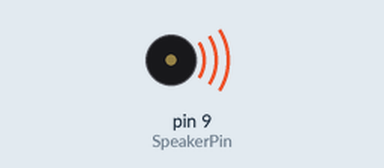
A sketch run on a simulated Arduino Uno, built with avr-gcc and run on an emulated ATmega328P. Parts: buzzer (waves = sounding).

Above: at 0.2 s.
At 6.2 s:
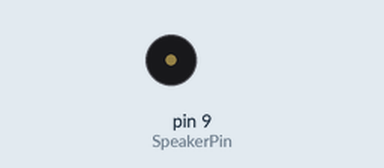
Timing chart, 0 to 6.5 s (numbered marks = the images above):
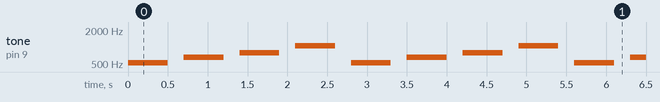

The sketch:

Speaker.ino
```cpp
#define SpeakerPin 9

#define C5 523
#define E5 659
#define G5 784
#define C6 1047

int speakerArray[] = {
    C5,
    E5,
    G5,
    C6
  };

void setup() {
  // put your setup code here, to run once:
  pinMode(SpeakerPin, OUTPUT);
}

void loop() {
  // put your main code here, to run repeatedly:
  for( int i = 0; i < 4; i++ )
  {
    tone(SpeakerPin, speakerArray[i], 500);
    delay(700);
  }
}
```

Measured:
- by itself, tone on pin 9 (SpeakerPin): repeats every 2.8 s: silent 0.20 s, 659 Hz 0.50 s, silent 0.20 s, 784 Hz 0.50 s, silent 0.20 s, 1047 Hz 0.50 s, silent 0.20 s, 523 Hz 0.50 s
